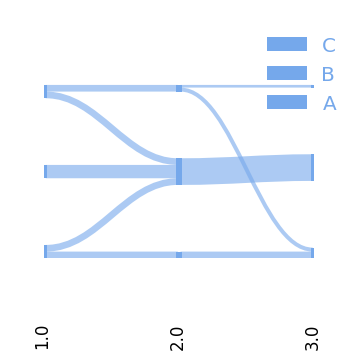

Generate this figure with Python:
#!/usr/bin/env python
"""
  example 1
  ~~~~~~~~~

  Example alluvial flow visualisation.

  :copyright: 2015 by Martin Dittus, [email redacted]
  :license: AGPL3, see LICENSE.txt for more details
"""

import pandas as pd

from alluvialflow import *

# =========
# = Model =
# =========

class Flows(FlowDataSource):
    
  def get_nodes(self):
    return ['A', 'B', 'C']

  # returns a DataFrame[step, node; size]
  def get_sequence(self): 
    d = pd.DataFrame(columns=['step', 'node', 'size'])
    d = d.append([{'step': 1, 'node': 'A', 'size': 10}])
    d = d.append([{'step': 1, 'node': 'B', 'size': 10}])
    d = d.append([{'step': 1, 'node': 'C', 'size': 10}])
    d = d.append([{'step': 2, 'node': 'A', 'size': 5}])
    d = d.append([{'step': 2, 'node': 'B', 'size': 20}])
    d = d.append([{'step': 2, 'node': 'C', 'size': 5}])
    d = d.append([{'step': 3, 'node': 'A', 'size': 8}])
    d = d.append([{'step': 3, 'node': 'B', 'size': 20}])
    d = d.append([{'step': 3, 'node': 'C', 'size': 2}])
    return d.set_index(['step', 'node'])

  # returns a DataFrame[step1, node1, step2, node2; size]
  def get_flows(self): 
    d = pd.DataFrame(columns=['step1', 'node1', 'step2', 'node2', 'size'])
    d = d.append([{'step1': 1, 'node1': 'A', 'step2': 2, 'node2': 'A', 'size': 5}])
    d = d.append([{'step1': 1, 'node1': 'A', 'step2': 2, 'node2': 'B', 'size': 5}])
    d = d.append([{'step1': 1, 'node1': 'B', 'step2': 2, 'node2': 'B', 'size': 10}])
    d = d.append([{'step1': 1, 'node1': 'C', 'step2': 2, 'node2': 'C', 'size': 5}])
    d = d.append([{'step1': 1, 'node1': 'C', 'step2': 2, 'node2': 'B', 'size': 5}])
    d = d.append([{'step1': 2, 'node1': 'A', 'step2': 3, 'node2': 'A', 'size': 5}])
    d = d.append([{'step1': 2, 'node1': 'B', 'step2': 3, 'node2': 'B', 'size': 20}])
    d = d.append([{'step1': 2, 'node1': 'C', 'step2': 3, 'node2': 'C', 'size': 2}])
    d = d.append([{'step1': 2, 'node1': 'C', 'step2': 3, 'node2': 'A', 'size': 3}])
    return d.set_index(['step1', 'node1', 'step2', 'node2'])

# ========
# = Main =
# ========

if __name__=="__main__":
  data = Flows()
  layout = AlluvialFlowLayout(data)
  diagram = AlluvialFlowDiagram(layout)
  fig = diagram.plot(size=(4,3), style=SimpleStyle())
  
  plt.savefig("ex1_simple.pdf", bbox_inches='tight', facecolor=fig.get_facecolor())
  plt.savefig("ex1_simple.png", bbox_inches='tight', facecolor=fig.get_facecolor())